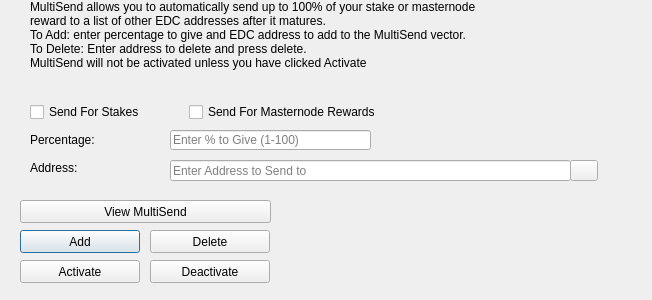
<?xml version="1.0" encoding="UTF-8"?>
<ui version="4.0">
 <class>MultiSendDialog</class>
 <widget class="QDialog" name="MultiSendDialog">
  <property name="windowModality">
   <enum>Qt::NonModal</enum>
  </property>
  <property name="geometry">
   <rect>
    <x>0</x>
    <y>0</y>
    <width>652</width>
    <height>300</height>
   </rect>
  </property>
  <property name="windowTitle">
   <string>MultiSend</string>
  </property>
  <widget class="QLineEdit" name="multiSendPercentEdit">
   <property name="geometry">
    <rect>
     <x>170</x>
     <y>130</y>
     <width>201</width>
     <height>20</height>
    </rect>
   </property>
   <property name="toolTip">
    <string>Enter whole numbers 1 - 100</string>
   </property>
   <property name="placeholderText">
    <string>Enter % to Give (1-100)</string>
   </property>
  </widget>
  <widget class="QLineEdit" name="multiSendAddressEdit">
   <property name="geometry">
    <rect>
     <x>170</x>
     <y>160</y>
     <width>401</width>
     <height>21</height>
    </rect>
   </property>
   <property name="toolTip">
    <string/>
   </property>
   <property name="placeholderText">
    <string>Enter Address to Send to</string>
   </property>
  </widget>
  <widget class="QLabel" name="label_2">
   <property name="geometry">
    <rect>
     <x>30</x>
     <y>0</y>
     <width>451</width>
     <height>121</height>
    </rect>
   </property>
   <property name="lineWidth">
    <number>1</number>
   </property>
   <property name="text">
    <string>MultiSend allows you to automatically send up to 100% of your stake or masternode reward to a list of other EDC addresses after it matures.
To Add: enter percentage to give and EDC address to add to the MultiSend vector.
To Delete: Enter address to delete and press delete.
MultiSend will not be activated unless you have clicked Activate</string>
   </property>
   <property name="alignment">
    <set>Qt::AlignLeading|Qt::AlignLeft|Qt::AlignTop</set>
   </property>
   <property name="wordWrap">
    <bool>true</bool>
   </property>
  </widget>
  <widget class="QLabel" name="message">
   <property name="geometry">
    <rect>
     <x>290</x>
     <y>200</y>
     <width>351</width>
     <height>91</height>
    </rect>
   </property>
   <property name="text">
    <string/>
   </property>
  </widget>
  <widget class="QPushButton" name="addButton">
   <property name="geometry">
    <rect>
     <x>20</x>
     <y>230</y>
     <width>120</width>
     <height>23</height>
    </rect>
   </property>
   <property name="toolTip">
    <string/>
   </property>
   <property name="statusTip">
    <string>Add to MultiSend Vector</string>
   </property>
   <property name="text">
    <string>Add</string>
   </property>
  </widget>
  <widget class="QPushButton" name="disableButton">
   <property name="geometry">
    <rect>
     <x>150</x>
     <y>260</y>
     <width>120</width>
     <height>23</height>
    </rect>
   </property>
   <property name="statusTip">
    <string>Deactivate MultiSend</string>
   </property>
   <property name="text">
    <string>Deactivate</string>
   </property>
  </widget>
  <widget class="QPushButton" name="addressBookButton">
   <property name="geometry">
    <rect>
     <x>570</x>
     <y>160</y>
     <width>28</width>
     <height>21</height>
    </rect>
   </property>
   <property name="toolTip">
    <string>Choose an address from the address book</string>
   </property>
   <property name="text">
    <string/>
   </property>
   <property name="icon">
    <iconset resource="../EDC.qrc">
     <normaloff>:/icons/address-book</normaloff>:/icons/address-book</iconset>
   </property>
   <property name="shortcut">
    <string>Alt+A</string>
   </property>
   <property name="autoDefault">
    <bool>false</bool>
   </property>
  </widget>
  <widget class="QLabel" name="label">
   <property name="geometry">
    <rect>
     <x>30</x>
     <y>130</y>
     <width>121</width>
     <height>20</height>
    </rect>
   </property>
   <property name="toolTip">
    <string>Percentage of stake to send</string>
   </property>
   <property name="text">
    <string>Percentage:</string>
   </property>
  </widget>
  <widget class="QLabel" name="label_5">
   <property name="geometry">
    <rect>
     <x>30</x>
     <y>160</y>
     <width>111</width>
     <height>16</height>
    </rect>
   </property>
   <property name="toolTip">
    <string>Address to send portion of stake to</string>
   </property>
   <property name="text">
    <string>Address:</string>
   </property>
  </widget>
  <widget class="QPushButton" name="deleteButton">
   <property name="geometry">
    <rect>
     <x>150</x>
     <y>230</y>
     <width>120</width>
     <height>23</height>
    </rect>
   </property>
   <property name="toolTip">
    <string/>
   </property>
   <property name="statusTip">
    <string>Delete Address From MultiSend Vector</string>
   </property>
   <property name="text">
    <string>Delete</string>
   </property>
  </widget>
  <widget class="QPushButton" name="activateButton">
   <property name="geometry">
    <rect>
     <x>20</x>
     <y>260</y>
     <width>120</width>
     <height>23</height>
    </rect>
   </property>
   <property name="statusTip">
    <string>Activate MultiSend</string>
   </property>
   <property name="text">
    <string>Activate</string>
   </property>
  </widget>
  <widget class="QPushButton" name="viewButton">
   <property name="geometry">
    <rect>
     <x>20</x>
     <y>200</y>
     <width>251</width>
     <height>23</height>
    </rect>
   </property>
   <property name="toolTip">
    <string/>
   </property>
   <property name="statusTip">
    <string>View MultiSend Vector</string>
   </property>
   <property name="text">
    <string>View MultiSend</string>
   </property>
  </widget>
  <widget class="QWidget" name="horizontalLayoutWidget">
   <property name="geometry">
    <rect>
     <x>30</x>
     <y>100</y>
     <width>351</width>
     <height>24</height>
    </rect>
   </property>
   <layout class="QHBoxLayout" name="horizontalLayout">
    <item>
     <widget class="QCheckBox" name="multiSendStakeCheckBox">
      <property name="text">
       <string>Send For Stakes</string>
      </property>
     </widget>
    </item>
    <item>
     <widget class="QCheckBox" name="multiSendMasternodeCheckBox">
      <property name="text">
       <string>Send For Masternode Rewards</string>
      </property>
     </widget>
    </item>
   </layout>
  </widget>
 </widget>
 <resources>
  <include location="../EDC.qrc"/>
 </resources>
 <connections/>
</ui>
